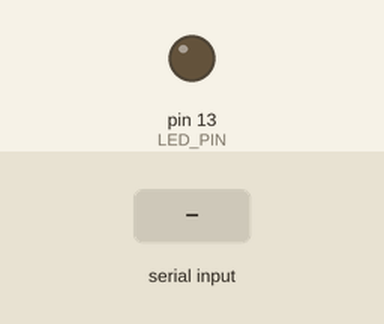
This sketch was run on a simulated Arduino Uno, built with avr-gcc and run on an emulated ATmega328P. Parts: output pins drawn as LEDs (lit = HIGH). The test bench sets the inputs (shaded band).

Above: at 1.2 s.
1.3 s: "90,45\n" received over Serial
At 2.2 s:
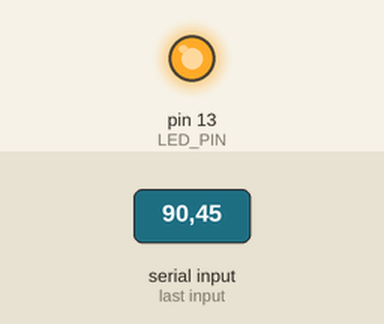
2.8 s: "0\n" received over Serial
At 3.3 s:
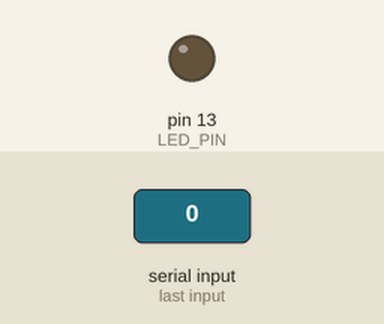
4.3 s: "30,150\n" received over Serial
At 5.7 s:
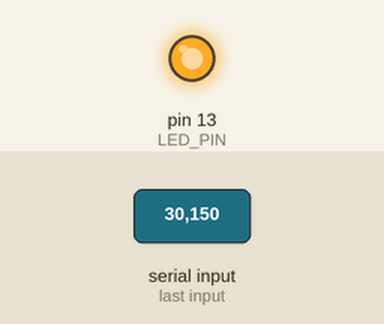
Timing chart, 0 to 7.3 s (numbered marks = the images above; inputs shaded):
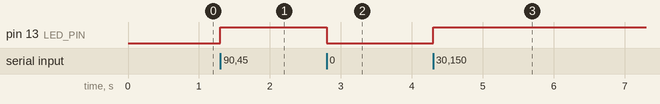

Measured:
- after the input at 1.3 s, pin 13 (LED_PIN): LOW → HIGH at once
- after the input at 2.8 s, pin 13 (LED_PIN): HIGH → LOW at once
- after the input at 4.3 s, pin 13 (LED_PIN): LOW → HIGH at once

The sketch:

serial_receiver.ino
```cpp
#define LED_PIN 13

void setup() {
  pinMode(LED_PIN, OUTPUT);
  digitalWrite(LED_PIN, LOW);

  Serial.begin(115200);
}

void loop() {
  if(Serial.available()) {
    String s = Serial.readStringUntil('\n');
    int x = s.toInt();

    if (x == 0) {
      digitalWrite(LED_PIN, LOW);
    } else {
      digitalWrite(LED_PIN, HIGH);
    }
  }
}
```
